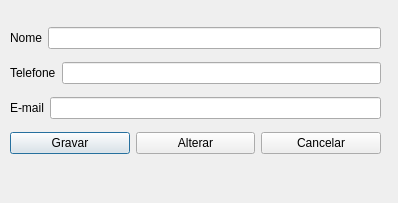
<?xml version="1.0" encoding="UTF-8"?>
<ui version="4.0">
 <class>fm_novocontato</class>
 <widget class="QDialog" name="fm_novocontato">
  <property name="geometry">
   <rect>
    <x>0</x>
    <y>0</y>
    <width>398</width>
    <height>203</height>
   </rect>
  </property>
  <property name="windowTitle">
   <string>Dialog</string>
  </property>
  <widget class="QWidget" name="layoutWidget">
   <property name="geometry">
    <rect>
     <x>10</x>
     <y>20</y>
     <width>371</width>
     <height>141</height>
    </rect>
   </property>
   <layout class="QVBoxLayout" name="verticalLayout">
    <item>
     <layout class="QHBoxLayout" name="horizontalLayout">
      <item>
       <widget class="QLabel" name="label">
        <property name="text">
         <string>Nome</string>
        </property>
       </widget>
      </item>
      <item>
       <widget class="QLineEdit" name="txt_nome"/>
      </item>
     </layout>
    </item>
    <item>
     <layout class="QHBoxLayout" name="horizontalLayout_2">
      <item>
       <widget class="QLabel" name="label_2">
        <property name="text">
         <string>Telefone</string>
        </property>
       </widget>
      </item>
      <item>
       <widget class="QLineEdit" name="txt_telefone"/>
      </item>
     </layout>
    </item>
    <item>
     <layout class="QHBoxLayout" name="horizontalLayout_3">
      <item>
       <widget class="QLabel" name="label_3">
        <property name="text">
         <string>E-mail</string>
        </property>
       </widget>
      </item>
      <item>
       <widget class="QLineEdit" name="txt_mail"/>
      </item>
     </layout>
    </item>
    <item>
     <layout class="QHBoxLayout" name="horizontalLayout_4">
      <item>
       <widget class="QPushButton" name="btn_gravar">
        <property name="text">
         <string>Gravar</string>
        </property>
       </widget>
      </item>
      <item>
       <widget class="QPushButton" name="btn_alterar">
        <property name="text">
         <string>Alterar</string>
        </property>
       </widget>
      </item>
      <item>
       <widget class="QPushButton" name="btn_cancelar">
        <property name="text">
         <string>Cancelar</string>
        </property>
       </widget>
      </item>
     </layout>
    </item>
   </layout>
  </widget>
 </widget>
 <resources/>
 <connections/>
</ui>
